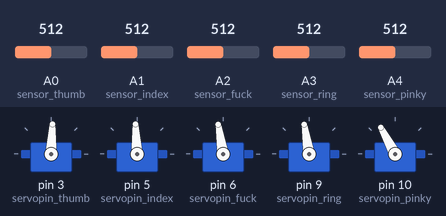
A sketch run on a simulated Arduino Uno, built with avr-gcc and run on an emulated ATmega328P. On the bench: 5 × servo. The test bench sets the inputs (shaded band); at power-on: A0 (sensor_thumb) = 512, A1 (sensor_index) = 512, A2 (sensor_fuck) = 512, A3 (sensor_ring) = 512, A4 (sensor_pinky) = 512.

Above: at 1.2 s.
1.3 s: A0 (sensor_thumb) set to 716
At 2.5 s:
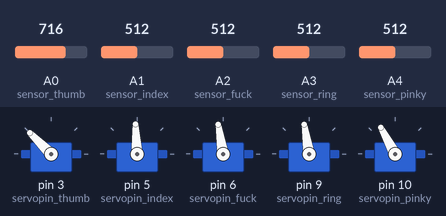
2.8 s: A1 (sensor_index) set to 716
At 3.8 s:
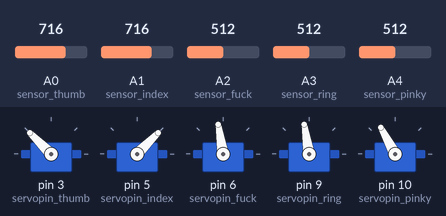
4.3 s: A2 (sensor_fuck) set to 716
At 4.9 s:
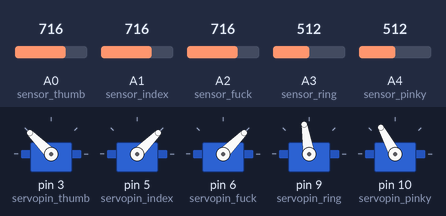
5.8 s: A3 (sensor_ring) set to 716
At 7.0 s:
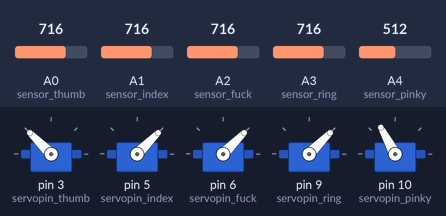
7.3 s: A4 (sensor_pinky) set to 716
At 8.4 s:
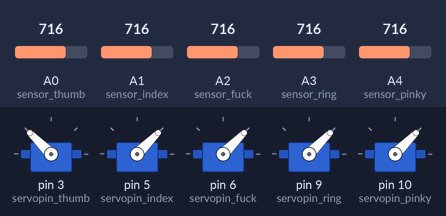
8.8 s: A0 (sensor_thumb) set to 306
At 9.5 s:
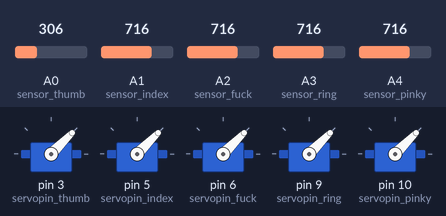
Timing chart, 0 to 11.3 s (numbered marks = the images above; inputs shaded):
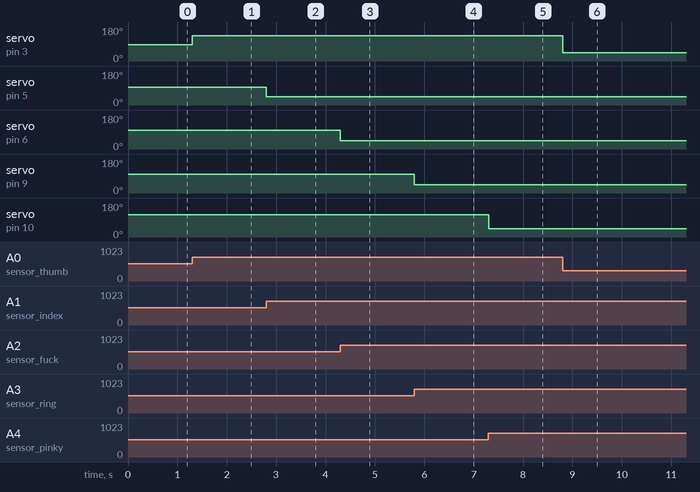

The sketch:

sketch_apr18a.ino
```cpp
#include <Servo.h>

  int sensor_thumb = 0;
  int sensor_index = 1;
  int sensor_fuck = 2;
  int sensor_ring = 3;
  int sensor_pinky = 4;

  Servo servo_thumb;
  Servo servo_index;
  Servo servo_fuck;
  Servo servo_ring;
  Servo servo_pinky;

  int servopin_thumb = 3;
  int servopin_index = 5;
  int servopin_fuck = 6;
  int servopin_ring = 9;
  int servopin_pinky = 10;

void setup() {

  //  Declare the servo pins as outputs:
  Serial.begin(9600);
  servo_thumb.attach(servopin_thumb);
  servo_index.attach(servopin_index);
  servo_fuck.attach(servopin_fuck);
  servo_ring.attach(servopin_ring);
  servo_pinky.attach(servopin_pinky);

}

void loop() {
  int val_thumb = 0;
  int val_index = 0;
  int val_fuck = 0;
  int val_ring = 0;
  int val_pinky = 0;

    val_thumb = analogRead(sensor_thumb);
    val_index = analogRead(sensor_index);
    val_fuck = analogRead(sensor_fuck);
    val_ring = analogRead(sensor_ring);
    val_pinky = analogRead(sensor_pinky);

    int thumb_map = map(val_thumb, 470, 560, 45, 135 );
    int index_map = map(val_index, 460, 570, 135, 45 );
    int fuck_map = map(val_fuck, 480, 560, 135, 45 );
    int ring_map = map(val_ring, 480, 560, 135, 45 );
    int pinky_map = map(val_pinky, 480, 600, 135, 70 );

    if(thumb_map>135)
      thumb_map=135;
    if(thumb_map<45)
      thumb_map=45;

    if(index_map>135)
      index_map=135;
    if(index_map<45)
      index_map=45;

    if(fuck_map>135)
      fuck_map=135;
    if(fuck_map<45)
      fuck_map=45;

    if(ring_map>135)
      ring_map=135;
    if(ring_map<45)
      ring_map=45;

    if(pinky_map>135)
      pinky_map=135;
    if(pinky_map<45)
      pinky_map=45;


    servo_thumb.write(thumb_map);
    servo_index.write(index_map);
    servo_fuck.write(fuck_map);
    servo_ring.write(ring_map);
    servo_pinky.write(pinky_map);
    /*
    Serial.println("Thumb");
    Serial.println(thumb_map);
    Serial.println("Index");
    Serial.println(index_map);
    Serial.println("Middle");
    Serial.println(fuck_map);
    Serial.println("Ring");
    Serial.println(ring_map);
    Serial.println("Pinky");
    Serial.println(pinky_map);
    */
}
```

Measured:
- after the input at 1.3 s, servo on pin 3 (servopin_thumb): 87° → 135° at once
- after the input at 2.8 s, servo on pin 5 (servopin_index): 93° → 45° at once
- after the input at 4.3 s, servo on pin 6 (servopin_fuck): 99° → 45° at once
- after the input at 5.8 s, servo on pin 9 (servopin_ring): 99° → 45° at once
- after the input at 7.3 s, servo on pin 10 (servopin_pinky): 118° → 45° at once
- after the input at 8.8 s, servo on pin 3 (servopin_thumb): 135° → 45° at once
